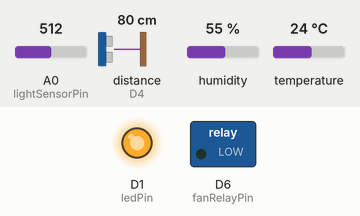
This sketch was run on a simulated ESP8266 (NodeMCU). Parts: switched loads named in the sketch (green lamp = pin HIGH), output pins drawn as LEDs (lit = HIGH). Inputs (shaded band) come from the test bench; at power-on: temperature 24 °C, A0 (lightSensorPin) = 512, distance to the obstacle (sensor on D4) 80 cm, humidity 55 %. The echo pulse lasts 58.3 µs per cm; WiFi joins after 1.5 s; servers stay silent unless stated; uploads are accepted with an empty reply; pins used as bus, display or sensor lines are not drawn; what the sketch prints to the serial monitor is not drawn.

Above: at 2.7 s.
2.8 s: temperature set to 34 °C
At 7.2 s:
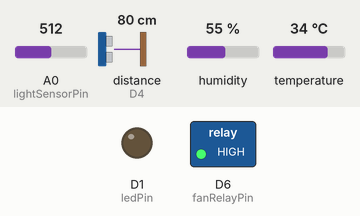
13.3 s: temperature set to 37 °C
At 26.9 s:
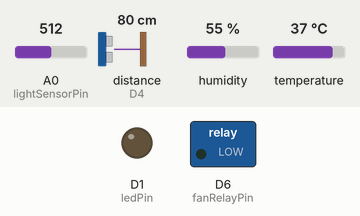
Timing chart, 0 to 28.4 s (numbered marks = the images above; inputs shaded):
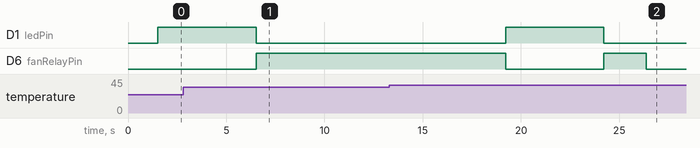

Measured:
- the behaviour switches between 35 and 36 °C on temperature (found by bisection; images 1 and 2)

The sketch:

Json_firebase.ino
```cpp
/*
Project: Sensor and Actuator Control System with ESP8266
Author: Enrique A. Gracián Castro
Migration Date: 06/10/2025
Description:
This code, migrated for ESP8266, integrates the reading of multiple sensors
(DHT11, ultrasonic, and light), controls an LED and a fan through a relay,
connects to a WiFi network, and sends the sensor data to Firebase in the
structured format required by the web dashboard.
*/

// ---------------------------
// Libraries
// ---------------------------
#include <ESP8266WiFi.h>
#include "DHT.h"
#include <ESP8266HTTPClient.h>
#include <WiFiClientSecure.h>

// ---------------------------
// Credentials and URL
// ---------------------------
const char* WIFI_SSID = "upaep wifi";
String FIREBASE_HOST = "agcroller-default-rtdb.firebaseio.com";

// ---------------------------
// Pin Definitions
// ---------------------------
  // Tolerable limit
const float TEMP_HIGH_LIMIT = 41.0; // Upper temperature limit in °C
const float TEMP_LOW_LIMIT = 0.0;  // Lower temperature limit in °C
  // Ideal limit
const float TEMP_IDEAL_LOWERLIMIT = 20.0; // Lower ideal temperature limit in °C
const float TEMP_IDEAL_UPPERLIMIT = 35.0;  // Upper ideal temperature limit in °C

// ---------------------------
// Pin Definitions
// ---------------------------
#define DHTPIN D2
#define DHTTYPE DHT11

const int ledPin = D1;
const int fanRelayPin = D6;
// CORRECTION: The LDR light sensor is analog, it must be on pin A0
const int lightSensorPin = A0;
const int trigPin = D3;
const int echoPin = D4;

// ---------------------------
// Global Variables
// ---------------------------
long duration;
int distance;
DHT dht(DHTPIN, DHTTYPE);

// ---------------------------
// ADAPTED FUNCTION to Send Data to Firebase
// ---------------------------
// CORRECTION: The final parameter is now 'lightValue' (an integer)
void sendDataToFirebase(float temp, float hum, int dist, int lightValue) {
  if (WiFi.status() == WL_CONNECTED) {
    std::unique_ptr<BearSSL::WiFiClientSecure> client(new BearSSL::WiFiClientSecure);
    client->setInsecure();
    HTTPClient http;

    // --- 1. SEND SENSOR DATA to /latest_readings ---
    String url_readings = "https://" + FIREBASE_HOST + "/latest_readings.json";
    if (http.begin(*client, url_readings)) {
      http.addHeader("Content-Type", "application/json");

      // CORRECTION: We use 'lightValue' for 'light_received'
      String jsonReadings = "{\"temperature\":\"" + String(temp, 1) +
                            "\",\"humidity\":\"" + String(hum, 1) +
                            "\",\"light_received\":\"" + String(lightValue) + // <-- HERE IS THE CHANGE
                            "\",\"timestamp\":\"" + String(millis()) + "\"}";

      Serial.println("Sending to /latest_readings: " + jsonReadings);
      int httpCode = http.PUT(jsonReadings);

      if (httpCode == 200) {
        Serial.println("-> latest_readings updated successfully.");
      } else {
        Serial.printf("[HTTP] Error updating latest_readings. Code: %d\n", httpCode);
      }
      http.end();
    }

    // --- 2. SEND ACTUATOR STATUS to /actuator_status ---
    String url_actuators = "https://" + FIREBASE_HOST + "/actuator_status.json";
    if (http.begin(*client, url_actuators)) {
      http.addHeader("Content-Type", "application/json");
      String fanStatus = (digitalRead(fanRelayPin) == LOW) ? "true" : "false";
      String heaterStatus = (digitalRead(ledPin) == HIGH) ? "true" : "false";
      String jsonActuators = "{\"fan\":\"" + fanStatus + "\",\"heater\":\"" + heaterStatus + "\"}";
      Serial.println("Sending to /actuator_status: " + jsonActuators);
      int httpCode = http.PUT(jsonActuators);
      if (httpCode == 200) {
        Serial.println("-> actuator_status updated successfully.");
      } else {
        Serial.printf("[HTTP] Error updating actuator_status. Code: %d\n", httpCode);
      }
      http.end();
    }
  } else {
    Serial.println("Error: No WiFi connection to send data.");
  }
}

// ---------------------------
// WiFi Connection Function (No changes)
// ---------------------------
void connectToWifi() {
  WiFi.begin(WIFI_SSID);
  Serial.print("Establishing connection with ");
  Serial.print(WIFI_SSID);
  int retryCounter = 0;
  while (WiFi.status() != WL_CONNECTED && retryCounter < 40) {
    delay(500);
    Serial.print(".");
    retryCounter++;
  }
  if (WiFi.status() == WL_CONNECTED) {
    Serial.println("\nWiFi connection successful!");
    Serial.print("Assigned IP address: ");
    Serial.println(WiFi.localIP());
  } else {
    Serial.println("\nCould not connect to the WiFi network.");
  }
}

// ---------------------------
// Initial Setup (setup) (No changes)
// ---------------------------
void setup() {
  Serial.begin(9600);
  Serial.println("Starting integrated system on ESP8266...");
  connectToWifi();
  pinMode(ledPin, OUTPUT);
  pinMode(fanRelayPin, OUTPUT);
  pinMode(trigPin, OUTPUT);
  pinMode(echoPin, INPUT);
  // The A0 pin does not need pinMode for analog reading
  digitalWrite(fanRelayPin, HIGH);
  digitalWrite(ledPin, LOW);
  dht.begin();
}

// ---------------------------
// Main Loop (loop)
// ---------------------------
void loop() {
  if (WiFi.status() != WL_CONNECTED) {
    Serial.println("\nWiFi connection lost. Attempting to reconnect...");
    connectToWifi();
  }

  // Actuator cycle (no changes)
  digitalWrite(ledPin, HIGH);
  digitalWrite(fanRelayPin, LOW);
  delay(5000);
  digitalWrite(ledPin, LOW);
  digitalWrite(fanRelayPin, HIGH);
  delay(2000);

  Serial.println("\n--- Sensor Cycle ---");

  // read the sensors.
  float h = dht.readHumidity();
  float t = dht.readTemperature();

  digitalWrite(trigPin, LOW);
  delayMicroseconds(2);
  digitalWrite(trigPin, HIGH);
  delayMicroseconds(10);
  digitalWrite(trigPin, LOW);
  duration = pulseIn(echoPin, HIGH);
  distance = duration * 0.034 / 2;
  Serial.print("Distance: "); Serial.print(distance); Serial.println(" cm");

  // CORRECTION: Read the analog value of the light sensor
  int lightValue = analogRead(lightSensorPin);
  Serial.print("Light Intensity (Analog): ");
  Serial.println(lightValue);

  if (isnan(h) || isnan(t)) {
    Serial.println("Error reading DHT11 sensor.");
  } else {
    Serial.print("Humidity: "); Serial.print(h);
    Serial.print(" %  |  Temperature: "); Serial.print(t); Serial.println(" °C");
    applyRulesToActuators(t, h);
    sendDataToFirebase(t, h, distance, lightValue);
  }

  delay(10000);
}

void applyRulesToActuators(float temperature, float humidity) {
  bool fanState = false;
  if(temperature >= TEMP_HIGH_LIMIT) {
    // temperature too high, Danger.
    Serial.println("DANGER: Temperature too high! Turn it on, Otto, turn it on!");
    digitalWrite(fanRelayPin, LOW); // Turn on the fan
    fanState = true;
  } else if(temperature <= TEMP_LOW_LIMIT) {
    // temperature too low, Danger.
    Serial.println("DANGER: Temperature too low! Turn it off, Otto, turn it off!");
    digitalWrite(fanRelayPin, HIGH); // Make sure to turn off the fan
    fanState = false;
  } else if(temperature > TEMP_IDEAL_UPPERLIMIT && temperature < TEMP_HIGH_LIMIT) {
    // temperature higher than optimal, recommendation.
    Serial.println("WARNING: High temperature although within the admissible range. \n\tRecommendation: Turn on the fan.");
    digitalWrite(fanRelayPin, LOW); // Turn on the fan
    fanState = true;
  } else if(temperature < TEMP_IDEAL_LOWERLIMIT && temperature > TEMP_LOW_LIMIT) {
    // temperature higher than optimal, recommendation.
    Serial.println("WARNING: Low temperature although within the admissible range. \n\tRecommendation: Turn off the fan.");
    digitalWrite(fanRelayPin, HIGH); // Turn off the fan
    fanState = false;
  } else {
    // adequate temperature
    Serial.println("UPDATE: Optimal temperature. Leave it like that, Otto.");
    digitalWrite(fanRelayPin, HIGH); // Turn off the fan
    fanState = false;
  }

  if (fanState) {
    Serial.println("Fan Status: ON");
  } else {
    Serial.println("Fan Status: OFF");
  }
}
```
